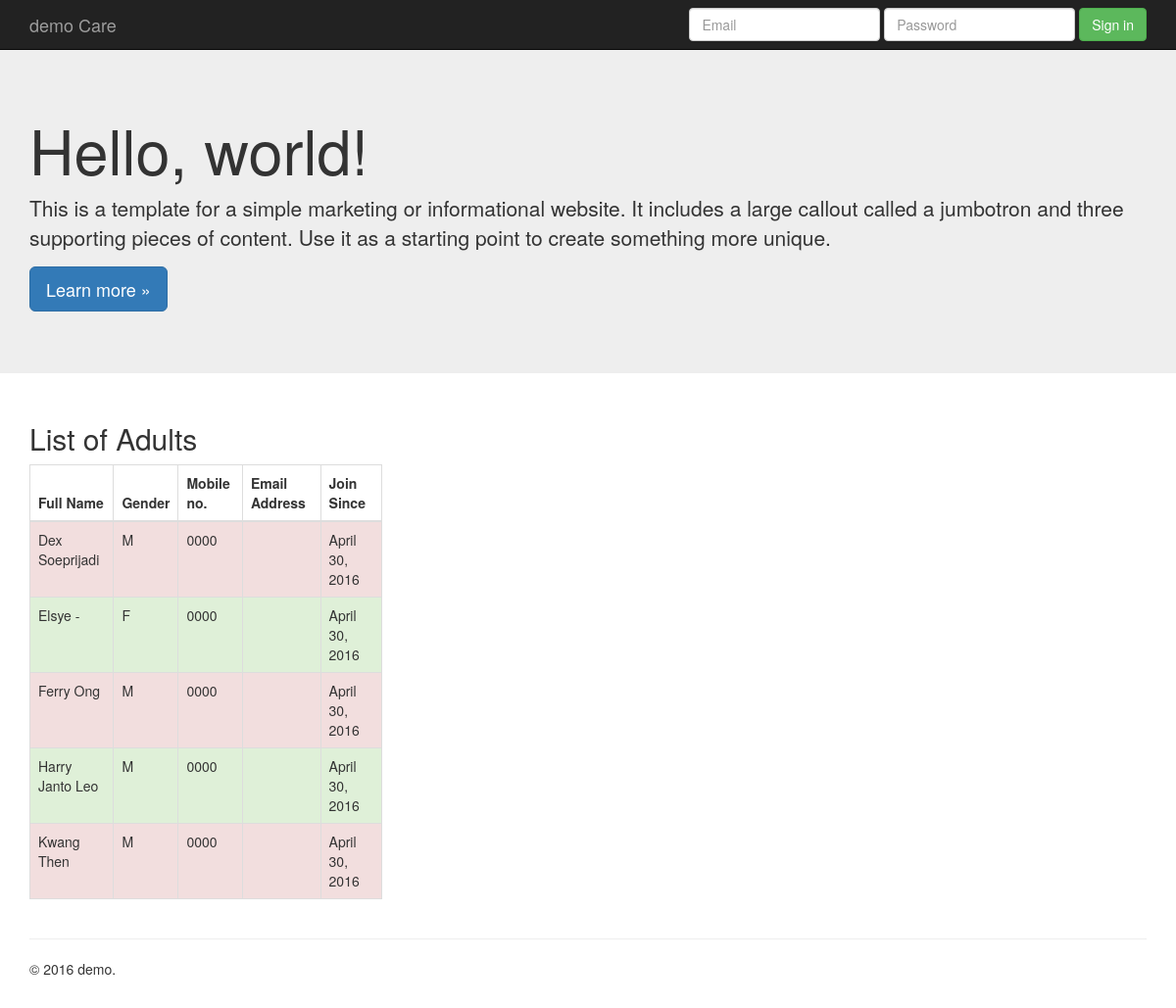
/index, run on the app's committed database.
### masters/models.py (models this page shows, shortened)
class Adult(models.Model):
    GENDER = (
        ('M', 'Male'),
        ('F', 'Female'),
    )
    role = models.ForeignKey(Role, on_delete=models.CASCADE)
    cell_group = models.ForeignKey(Cell, on_delete=models.CASCADE)
    first_name = models.CharField(max_length=30)
    last_name = models.CharField(max_length=30)
    gender = models.CharField(max_length=1, choices=GENDER)
    mobile_no = models.CharField(max_length=15)
    email = models.CharField("Email address", max_length=30,blank=True)
    date_joined = models.DateField(default = timezone.now)
    date_left = models.DateField(blank=True, null=True)
    is_active = models.BooleanField(default=True)
    city = models.CharField(max_length=20)
    postcode = models.CharField("Post Code",max_length=5)
    state = models.CharField(max_length=30)
    country = CountryField()
    line1 = models.CharField(max_length=30,default="-")
    line2 = models.CharField(max_length=30,default="-")
    line3 = models.CharField(max_length=30,default="-")
    class Meta:
        ordering = ["first_name"]
        verbose_name_plural = "adult"

### demo/views.py (the view)
# urls.py: url(r'^index', views.index, name='index'),
def index(request):
    latest_adults_list = Adult.objects.order_by('first_name')[:5]
    template = loader.get_template('index.html')
    context = {
        'latest_adults_list': latest_adults_list,
    }
    return HttpResponse(template.render(context, request))

### templates/index.html
{% extends "base.html" %}
{% block container1 %}
      {% include "masters/list_of_adults.html" %}
{% endblock %}

### templates/base.html (shortened to what this page needs)
<!DOCTYPE html>
<html lang="en">
  <head>
    {% load staticfiles %}
    <link rel="stylesheet" type="text/css" href="{% static 'demo/css/bootstrap.min.css' %}" />
    <link href="http://getbootstrap.com/assets/css/ie10-viewport-bug-workaround.css" rel="stylesheet">
    <link rel="stylesheet" type="text/css" href="{% static 'demo/css/jumbotron.css' %}" />
  </head>
  <body>
    <nav class="navbar navbar-inverse navbar-fixed-top">
      <div class="container">
                <div class="navbar-header">
          <a class="navbar-brand" href="#">demo Care</a>
        </div>
        <div id="navbar" class="navbar-collapse collapse">
          <form class="navbar-form navbar-right">
            <div class="form-group">
              <input type="text" placeholder="Email" class="form-control">
            </div>
            <div class="form-group">
              <input type="password" placeholder="Password" class="form-control">
            </div>
            <button type="submit" class="btn btn-success">Sign in</button>
          </form>
        </div>
      </div>
    </nav>
    <div class="jumbotron">
      <div class="container">
        <h1>Hello, world!</h1>
        <p>This is a template for a simple marketing or informational website. It includes a large callout called a jumbotron and three supporting pieces of content. Use it as a starting point to create something more unique.</p>
        <p><a class="btn btn-primary btn-lg" href="#" role="button">Learn more &raquo;</a></p>
      </div>
    </div>
    <div class="container">
      <div class="row">
        <div class="col-md-4">
          {% block container1 %}
          {% endblock %}
        </div>
        <div class="col-md-4">
       </div>
        <div class="col-md-4">
        </div>
      </div>
      <hr>
      <footer>
        <p>&copy; 2016 demo.</p>
      </footer>
    </div>
  </body>
</html>

### templates/masters/list_of_adults.html
<h2>List of Adults</h2>
{% if latest_adults_list %}
    <div class="table-responsive">
    <table class="table table-bordered">
    <thead>
      <tr>
        <th>Full Name</th>
        <th>Gender</th>
        <th>Mobile no.</th>
        <th>Email Address</th>
        <th>Join Since</th>
      </tr>
    </thead>
    <tbody>
      {% for list in latest_adults_list %}
          {% if forloop.counter|divisibleby:2 %}
              <tr class="success">
                <td>{{ list.first_name }} {{ list.last_name }}</td>
                <td>{{ list.gender }}</td>
                <td>{{ list.mobile_no }}</td>
                <td>{{ list.email }}</td>
                <td>{{ list.date_joined }}</td>
              </tr>
          {% else %}
              <tr class="danger">
                <td>{{ list.first_name }} {{ list.last_name }}</td>
                <td>{{ list.gender }}</td>
                <td>{{ list.mobile_no }}</td>
                <td>{{ list.email }}</td>
                <td>{{ list.date_joined }}</td>
              </tr>
          {% endif %}
      {% endfor %}
    </tbody>
  </table>
  </div>
{% else %}
    <p>No adults are available.</p>
{% endif %}

### demo/static/demo/css/jumbotron.css (style rules this page uses)
body { padding-top: 50px; padding-bottom: 20px; }

### data on the page
Adult: first_name "Dex", last_name "Soeprijadi", gender "M", mobile_no "0000", date_joined "April 30, 2016"
Adult: first_name "Elsye", last_name "-", gender "F", mobile_no "0000", date_joined "April 30, 2016"
Adult: first_name "Ferry", last_name "Ong", gender "M", mobile_no "0000", date_joined "April 30, 2016"
Adult: first_name "Harry Janto", last_name "Leo", gender "M", mobile_no "0000", date_joined "April 30, 2016"
Adult: first_name "Kwang", last_name "Then", gender "M", mobile_no "0000", date_joined "April 30, 2016"
